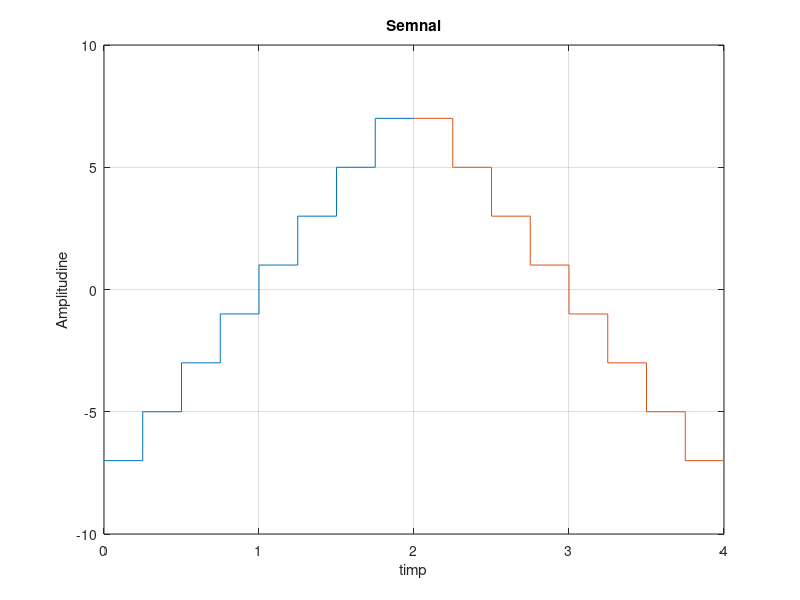

This figure's MATLAB source:
z = [-7,-7,-5,-5,-3,-3,-1,-1,1,1,3,3,5,5,7,7];
t = [0,0.25,0.25,0.5,0.5,0.75,0.75,1,1,1.25,1.25,1.5,1.5,1.75,1.75,2];
plot(t,z),grid,hold on,xlabel('timp'),ylabel('Amplitudine'),title('Semnal')
plot(2+t,-z)
%Alta varianta nu am gasit